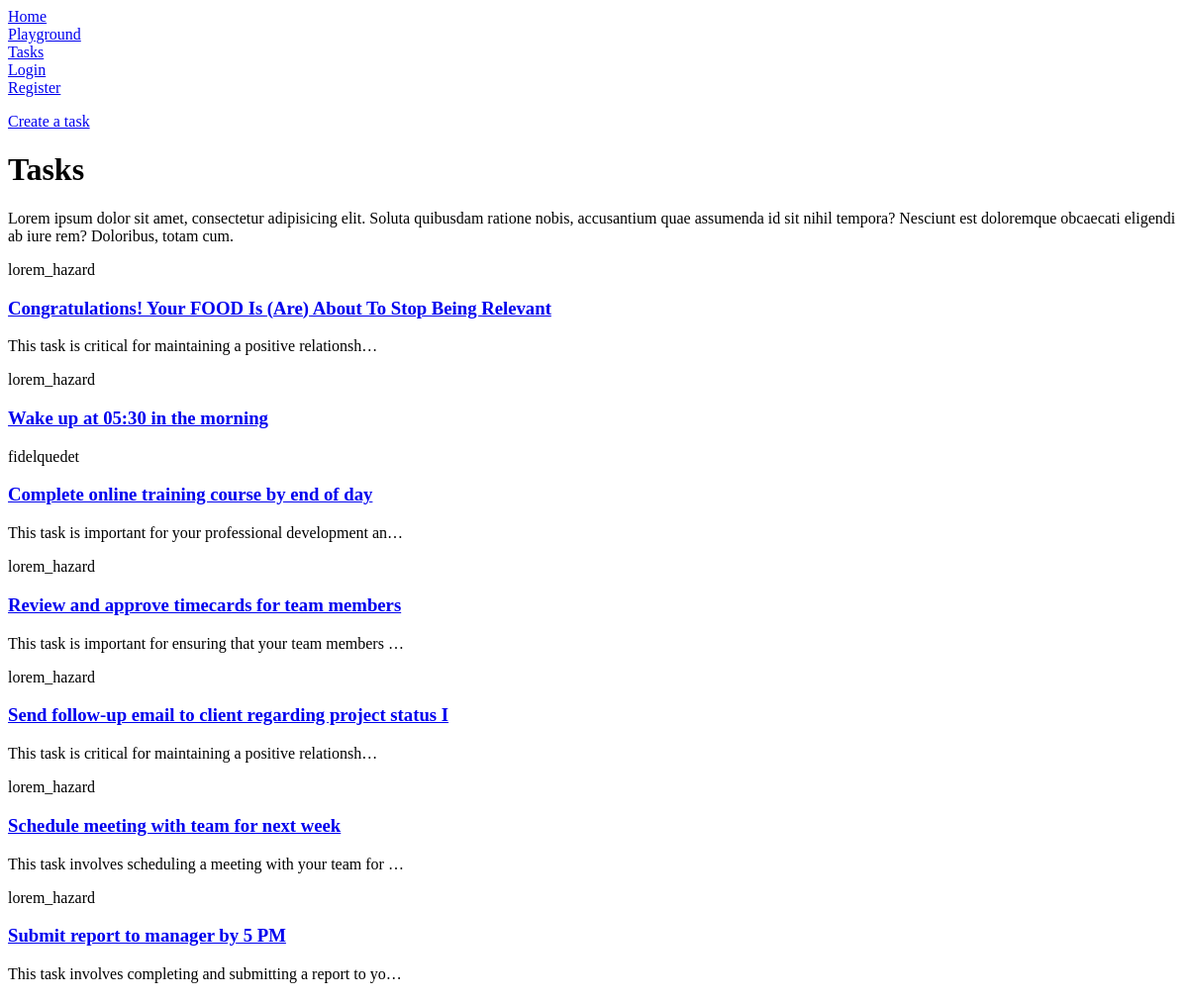
/tasks/, run on an earlier commit of the app's database.
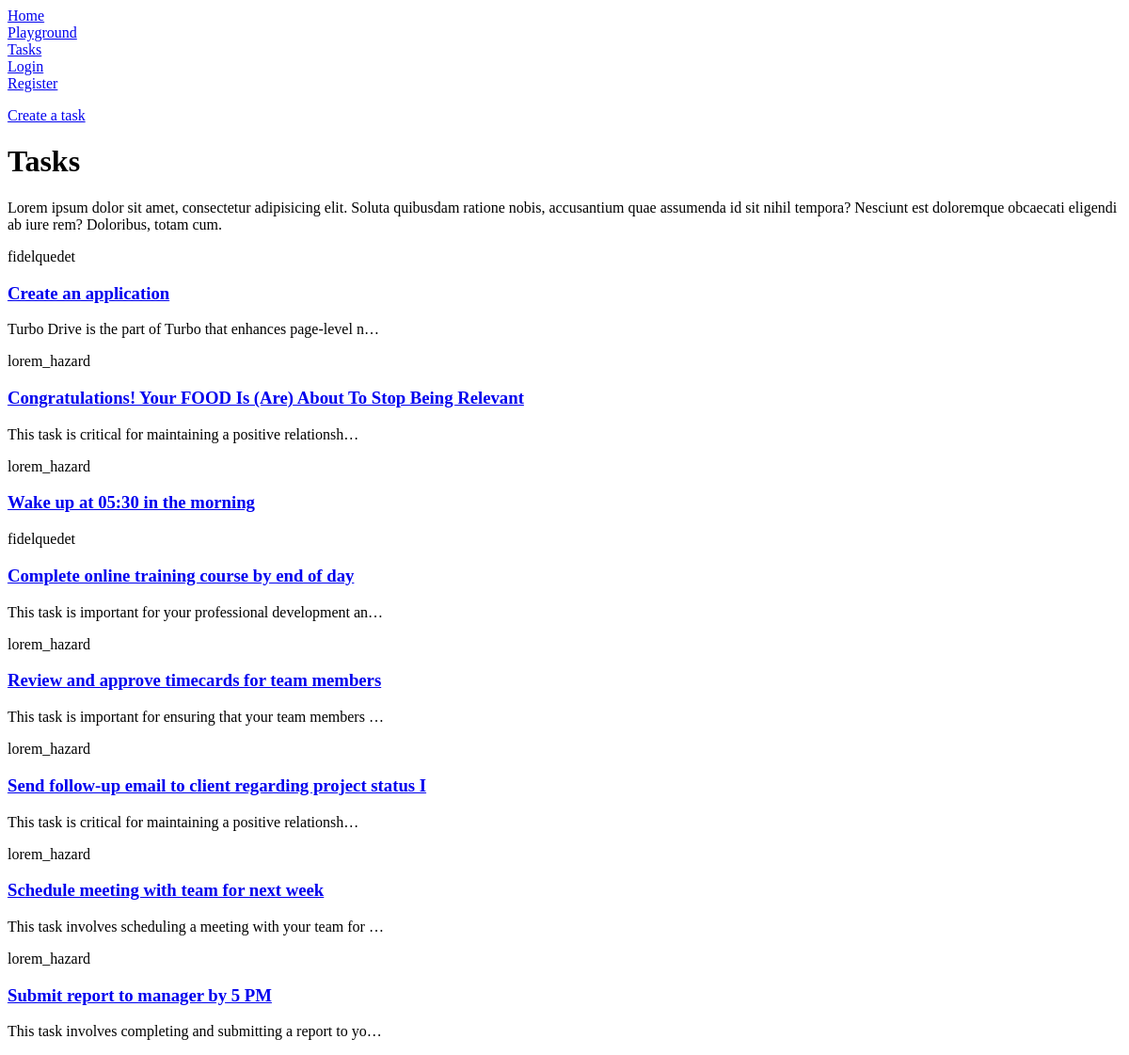
And on a later commit of the database.
### apps/tasks/models.py (models this page shows, shortened)
class Task(models.Model):
    title = models.CharField(max_length=100, unique=True)
    description = models.TextField(blank=True, null=True)
    due_date = models.DateTimeField(default=timezone.now)
    owner = models.ForeignKey(
        User, on_delete=models.CASCADE, related_name='tasks')
    created = models.DateTimeField(auto_now_add=True)
    updated = models.DateTimeField(auto_now=True)
    class Meta:
        ordering = ['-created']
        indexes = [
            models.Index(fields=['-created'])
        ]

### apps/accounts/models.py (models this page shows)
class User(AbstractUser):
    username = models.CharField(max_length=50, unique=True)
    email = models.EmailField('Email address', unique=True)
    profile = models.ImageField(
        blank=True, upload_to=get_profile_image_pathname, default='default/44884218_345707102882519_2446069589734326272_n.jpg')
    USERNAME_FIELD = 'email'
    REQUIRED_FIELDS = ['username']
    objects = UserManager()
    def __str__(self):
        return self.username

### apps/tasks/views.py (the view)
# urls.py: path('', list_view, name='task-list'),
def list_view(request):
    return render(request, 'tasks/list_page.html', {
        'object_list': Task.objects.all()
    })

### templates/tasks/list_page.html
{% extends 'base.html' %}
{% block content %}
    <header class="mb-6 border-b pb-4">
        <p><a href="{% url 'tasks:task-create' %}">Create a task</a></p>
        <h1 class="text-4xl mb-4">Tasks</h1>
        <p>Lorem ipsum dolor sit amet, consectetur adipisicing elit. Soluta quibusdam ratione nobis, accusantium quae assumenda id sit nihil tempora? Nesciunt est doloremque obcaecati eligendi ab iure rem? Doloribus, totam cum.</p>
    </header>
    {% if request.turbo.frame %}
    <turbo-frame id="task-list">
        <div class="flex flex-col gap-4">
            {% for task in object_list %}
            <div id="task-detail-li-{{ task.pk }}">
                {% include 'tasks/task_detail.html' with task=task use_turbo_frame=True %}
            </div>
            {% endfor %}
        </div>
    </turbo-frame>
    {% else %}
    <div class="flex flex-col gap-4">
        {% for task in object_list %}
        <div id="task-detail-li-{{ task.pk }}">
            {% include 'tasks/task_detail.html' with task=task use_turbo_frame=True %}
        </div>
        {% endfor %}
    </div>
    {% endif %}
{% endblock %}

### templates/components/task_detail_inner.html (shortened to what this page needs)
<div class="flex flex-col gap-2 border px-4 py-4">
  <header>
      <p>{{ task.owner }}</p>
      <h3 class="text-2xl">
          <a href="{% url 'tasks:task-detail' task.pk %}" data-turbo-frame="_top">{{ task.title }}</a>
      </h3>
  </header>
  {% if task.description %}
    <p class="text-gray-700">
        {{ task.description|truncatechars:60 }}
    </p>
  {% endif %}
</div>

What changed in the data, as far as the page shows it:
added Task: owner "fidelquedet", title "Create an application", description "Turbo Drive is the part of Turbo that enhances page-level n…"
